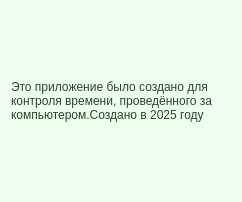
<?xml version="1.0" encoding="UTF-8"?>
<ui version="4.0">
 <class>About</class>
 <widget class="QWidget" name="About">
  <property name="geometry">
   <rect>
    <x>0</x>
    <y>0</y>
    <width>240</width>
    <height>200</height>
   </rect>
  </property>
  <property name="acceptDrops">
   <bool>true</bool>
  </property>
  <property name="windowTitle">
   <string>О программе</string>
  </property>
  <property name="styleSheet">
   <string notr="true">QWidget{
font: 16pt &quot;Bahnschrift&quot;;
background-color: rgb(239, 255, 239);
color: rgb(40, 70, 40);
}
QLabel{
min-width: 220px;
min-height:180px;}</string>
  </property>
  <layout class="QHBoxLayout" name="horizontalLayout">
   <item>
    <widget class="QLabel" name="label">
     <property name="acceptDrops">
      <bool>false</bool>
     </property>
     <property name="text">
      <string>Это приложение было создано для контроля времени, проведённого за компьютером.Создано в 2025 году</string>
     </property>
     <property name="wordWrap">
      <bool>true</bool>
     </property>
    </widget>
   </item>
  </layout>
 </widget>
 <resources/>
 <connections/>
</ui>
